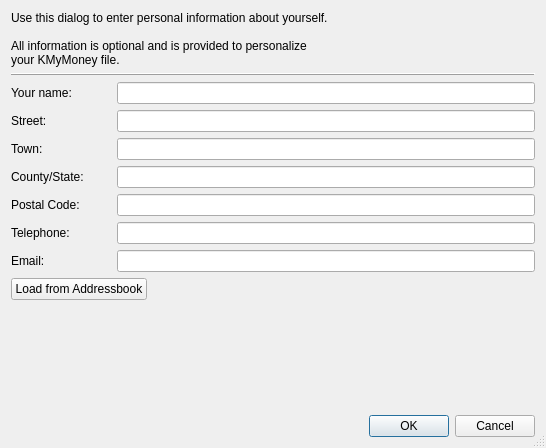
<?xml version="1.0" encoding="UTF-8"?>
<ui version="4.0" stdsetdef="1">
  <author></author>
  <comment></comment>
  <exportmacro></exportmacro>
  <class>EditPersonalDataDlgDecl</class>
  <widget class="QDialog" name="EditPersonalDataDlgDecl">
    <property name="geometry">
      <rect>
        <x>0</x>
        <y>0</y>
        <width>546</width>
        <height>448</height>
      </rect>
    </property>
    <property name="windowTitle">
      <string>New File Dialog</string>
    </property>
    <property name="sizeGripEnabled">
      <bool>true</bool>
    </property>
    <layout class="QVBoxLayout">
      <property name="margin">
        <number>11</number>
      </property>
      <property name="spacing">
        <number>6</number>
      </property>
      <item>
        <layout class="QHBoxLayout">
          <property name="margin">
            <number>0</number>
          </property>
          <property name="spacing">
            <number>6</number>
          </property>
          <item>
            <widget class="QLabel" name="TextLabel1_2">
              <property name="text">
                <string>Use this dialog to enter personal information about yourself.

All information is optional and is provided to personalize
your KMyMoney file.</string>
              </property>
              <property name="wordWrap">
                <bool>false</bool>
              </property>
            </widget>
          </item>
        </layout>
      </item>
      <item>
        <widget class="Line" name="Line1">
          <property name="frameShape">
            <enum>QFrame::HLine</enum>
          </property>
          <property name="frameShadow">
            <enum>QFrame::Raised</enum>
          </property>
          <property name="lineWidth">
            <number>1</number>
          </property>
        </widget>
      </item>
      <item>
        <layout class="QGridLayout">
          <item row="3" column="0">
            <widget class="QLabel" name="TextLabel4">
              <property name="minimumSize">
                <size>
                  <width>100</width>
                  <height>0</height>
                </size>
              </property>
              <property name="text">
                <string>County/State:</string>
              </property>
              <property name="wordWrap">
                <bool>false</bool>
              </property>
            </widget>
          </item>
          <item row="0" column="1">
            <widget class="KLineEdit" name="userNameEdit"/>
          </item>
          <item row="3" column="1">
            <widget class="KLineEdit" name="countyEdit"/>
          </item>
          <item row="2" column="1">
            <widget class="KLineEdit" name="townEdit"/>
          </item>
          <item row="1" column="0">
            <widget class="QLabel" name="TextLabel2">
              <property name="minimumSize">
                <size>
                  <width>100</width>
                  <height>0</height>
                </size>
              </property>
              <property name="text">
                <string>Street:</string>
              </property>
              <property name="wordWrap">
                <bool>false</bool>
              </property>
            </widget>
          </item>
          <item row="1" column="1">
            <widget class="KLineEdit" name="streetEdit"/>
          </item>
          <item row="6" column="0">
            <widget class="QLabel" name="TextLabel7">
              <property name="minimumSize">
                <size>
                  <width>100</width>
                  <height>0</height>
                </size>
              </property>
              <property name="text">
                <string comment="Email address">Email:</string>
              </property>
              <property name="wordWrap">
                <bool>false</bool>
              </property>
            </widget>
          </item>
          <item row="0" column="0">
            <widget class="QLabel" name="TextLabel1">
              <property name="text">
                <string>Your name:</string>
              </property>
              <property name="wordWrap">
                <bool>false</bool>
              </property>
            </widget>
          </item>
          <item row="5" column="0">
            <widget class="QLabel" name="TextLabel6">
              <property name="minimumSize">
                <size>
                  <width>100</width>
                  <height>0</height>
                </size>
              </property>
              <property name="text">
                <string>Telephone:</string>
              </property>
              <property name="wordWrap">
                <bool>false</bool>
              </property>
            </widget>
          </item>
          <item row="2" column="0">
            <widget class="QLabel" name="TextLabel3">
              <property name="minimumSize">
                <size>
                  <width>100</width>
                  <height>0</height>
                </size>
              </property>
              <property name="text">
                <string>Town:</string>
              </property>
              <property name="wordWrap">
                <bool>false</bool>
              </property>
            </widget>
          </item>
          <item row="6" column="1">
            <widget class="KLineEdit" name="emailEdit"/>
          </item>
          <item row="4" column="0">
            <widget class="QLabel" name="TextLabel5">
              <property name="minimumSize">
                <size>
                  <width>100</width>
                  <height>0</height>
                </size>
              </property>
              <property name="text">
                <string>Postal Code:</string>
              </property>
              <property name="wordWrap">
                <bool>false</bool>
              </property>
            </widget>
          </item>
          <item row="5" column="1">
            <widget class="KLineEdit" name="telephoneEdit"/>
          </item>
          <item row="4" column="1">
            <widget class="KLineEdit" name="postcodeEdit"/>
          </item>
        </layout>
      </item>
      <item>
        <layout class="QHBoxLayout">
          <item>
            <widget class="QPushButton" name="kabcBtn">
              <property name="text">
                <string>Load from Addressbook</string>
              </property>
            </widget>
          </item>
          <item>
            <spacer name="spacer11">
              <property name="sizeHint">
                <size>
                  <width>305</width>
                  <height>21</height>
                </size>
              </property>
              <property name="sizeType">
                <enum>QSizePolicy::Expanding</enum>
              </property>
              <property name="orientation">
                <enum>Qt::Horizontal</enum>
              </property>
            </spacer>
          </item>
        </layout>
      </item>
      <item>
        <spacer name="spacer2">
          <property name="sizeHint">
            <size>
              <width>20</width>
              <height>16</height>
            </size>
          </property>
          <property name="sizeType">
            <enum>QSizePolicy::Expanding</enum>
          </property>
          <property name="orientation">
            <enum>Qt::Vertical</enum>
          </property>
        </spacer>
      </item>
      <item>
        <layout class="QHBoxLayout">
          <item>
            <spacer name="Spacer1">
              <property name="sizeHint">
                <size>
                  <width>360</width>
                  <height>16</height>
                </size>
              </property>
              <property name="sizeType">
                <enum>QSizePolicy::Expanding</enum>
              </property>
              <property name="orientation">
                <enum>Qt::Horizontal</enum>
              </property>
            </spacer>
          </item>
          <item>
            <widget class="QPushButton" name="okBtn">
              <property name="text">
                <string>OK</string>
              </property>
              <property name="autoDefault">
                <bool>true</bool>
              </property>
              <property name="default">
                <bool>true</bool>
              </property>
            </widget>
          </item>
          <item>
            <widget class="QPushButton" name="cancelBtn">
              <property name="text">
                <string>Cancel</string>
              </property>
            </widget>
          </item>
        </layout>
      </item>
    </layout>
  </widget>
  <layoutdefault spacing="6" margin="11"/>
    <tabstops>
    <tabstop>userNameEdit</tabstop>
    <tabstop>streetEdit</tabstop>
    <tabstop>townEdit</tabstop>
    <tabstop>countyEdit</tabstop>
    <tabstop>postcodeEdit</tabstop>
    <tabstop>telephoneEdit</tabstop>
    <tabstop>emailEdit</tabstop>
    <tabstop>kabcBtn</tabstop>
    <tabstop>okBtn</tabstop>
    <tabstop>cancelBtn</tabstop>
  </tabstops>
  <customwidgets>
    <customwidget>
      <class>KLineEdit</class>
      <extends>QLineEdit</extends>
      <header location="global">klineedit.h</header>
    </customwidget>
  </customwidgets>
</ui>
